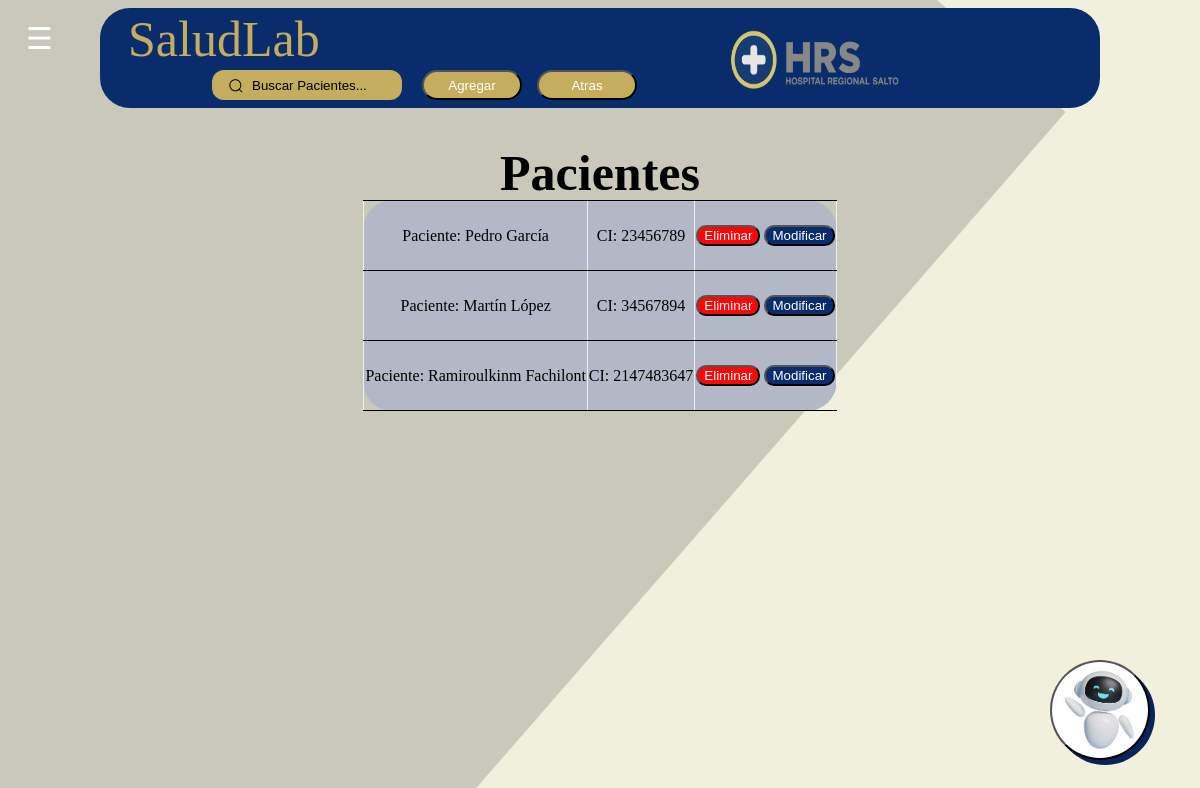
/Administradores/PaginaDePacientes.php, run on the app's committed database.
### tables this page shows
CREATE TABLE `paciente` (
  `Cedula_P` int(11) NOT NULL,
  `Nombre_P` varchar(100) DEFAULT NULL,
  `Fecha_Nac` date DEFAULT NULL,
  `Sexo` varchar(10) DEFAULT NULL,
  `Correo` varchar(50) DEFAULT NULL,
  `His_med` varchar(1000) DEFAULT NULL,
  `Tel` varchar(15) DEFAULT NULL,
  `Contraseña_P` varchar(10) DEFAULT NULL,
  `Usuario_P` varchar(50) DEFAULT NULL
);

### Administradores/PaginaDePacientes.php (the view, shortened to what this page needs)
<?php
include("../Backend/Conexion.php");
$result = mysqli_query($conn, "SELECT * FROM paciente");
?>
<!DOCTYPE html>
<html lang="es">
<head>
  <link rel="stylesheet" href="Estilomed.css">
</head>
<body>
  <button class="hamburger" onclick="toggleMenu()">☰</button>
  <button class="Robot"></button>
  <div class="superior">
    <div class="group">
      <input
        id="query"
        class="input"
        type="search"
        placeholder="Buscar Pacientes..."
        name="searchbar"
        onkeyup="filtrarTabla()"
      />
      <button class="anterior" onclick="location.href='Pag_Admin.php'">Atras</button>
      <button onclick="location.href='../Administradores/Paciente/Agregar.php'" class="Agregar">Agregar</button>
    </div>
    <p class="Texto">SaludLab</p>
    <img src="../Imagenes/logohospital.png" alt="logo" class="logo">
  </div>
  <h1 class="Cita">Pacientes</h1>
  <div class="tablas">
    <div class="estilos">
      <table border="1" id="tablaPacientes">
        <?php while($row=mysqli_fetch_assoc($result)){ ?>
        <tr>
          <td>Paciente: <?php echo $row['Nombre_P']; ?></td>
          <td>CI: <?php echo $row['Cedula_P']; ?></td>
          <td>
            <button onclick="location.href='../Administradores/Paciente/seelimina.php?Cedula_P=<?php echo $row['Cedula_P']; ?>'" class="Boton1">Eliminar</button>
            <button onclick="location.href='../Administradores/Paciente/Editar.php?Cedula_P=<?php echo $row['Cedula_P']; ?>'" class="Boton2">Modificar</button>
          </td>
        </tr>
        <?php } ?>
      </table>
    </div>
  </div>
</body>
</html>

### Administradores/Estilomed.css (style rules this page uses)
body { align-items: center; text-align: center; justify-content: center; display: flex; background-image: url(../Imagenes/Inicio.png); background-size: cover; background-repeat: no-repeat; background-position: center; background-attachment: fixed; }
.superior { display: flex; background-color: #082c6c; height: 100px; width: 1000px; border-radius: 30px; }
.logo { position: absolute; height: 60px; width: 170px; right:300px; top :30px; }
.Boton1 { color: white; border-radius:10px; background-color: #ff0606; }
.Boton2 { color: white; border-radius:10px; background-color: #082c6c; }
p { font-size: 30px; position: absolute; }
.tablas { display: flex; position: absolute; top: 200px; background-color:#b2b8c5; border-radius: 30px; border-collapse: collapse; }
.Cita { font-family: 'OpenSans'; top: 110px; font-size: 50px; position: absolute; }
tr, th { width: 300px; height: 70px; border: 1px solid black; border-left: none; border-right: none; }
.Texto { font-size: 50px; color: #c4ad5c; position: absolute; top: -40px; margin-left: 28px; }
table { border-collapse: collapse; }
.Robot { background-image: url(../Imagenes/images.jpeg); border-radius: 50px; height: 100px; width: 100px; background-size: cover; background-repeat: no-repeat; background-position: center; position: fixed; right: 50px; bottom: 40px; box-shadow: 5px 5px #072558; z-index: 9999; }
.group { line-height: 28px; align-items: center; position: absolute; max-width: 190px; top: 70px; left: 212px; }
.input { font-family: "Montserrat", sans-serif; width: 100%; height: 30px; padding-left: 2.5rem; border: 0; border-radius: 12px; background-color: #c4ad5c; outline: none; color: #000000; transition: all 0.25s cubic-bezier(0.19, 1, 0.22, 1); cursor: text; z-index: 0; }
.input::placeholder { color: #000000; }
.Agregar { color: white; margin-left: 20px; top: 0px; position: absolute; height: 30px; width: 100px; border-radius: 30px; cursor: pointer; background-color: #c4ad5c; transition: backgroud-color 0.3s ease; }
.hamburger { font-size: 30px; background: none; border: none; color: white; cursor: pointer; position: absolute; top: 20px; left: 20px; z-index: 1001; }
.anterior { color: white; margin-left: 135px; top: 0px; position: absolute; height: 30px; width: 100px; border-radius: 30px; cursor: pointer; background-color: #c4ad5c; transition: backgroud-color 0.3s ease; }

### data on the page
paciente: Nombre_P "Pedro García", Cedula_P "23456789"
paciente: Nombre_P "Martín López", Cedula_P "34567894"
paciente: Nombre_P "Ramiroulkinm Fachilont", Cedula_P "2147483647"
